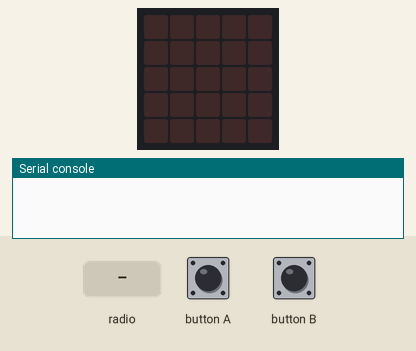
This program was run on a simulated BBC micro:bit (MakeCode). Shown: the board's 5×5 LED display, the last lines printed to the serial console. The test bench sets the inputs (shaded band). No radio messages arrive unless stated (any console line starting 'radio sent:' is added by the test bench).

Above: at 1.2 s.
1.3 s: radio message "smile" arrives
At 1.6 s:
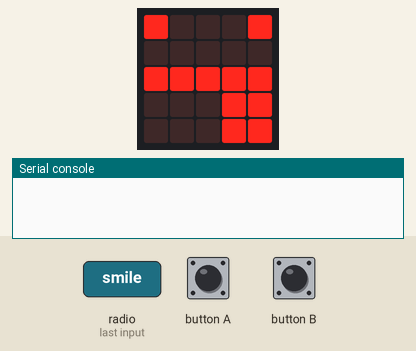
2.8 s: button A pressed for 0.15 s
At 3.4 s:
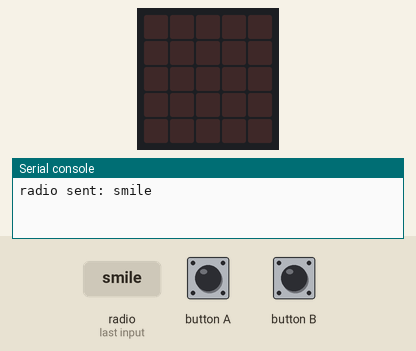
4.4 s: radio message "sad" arrives
At 5.1 s:
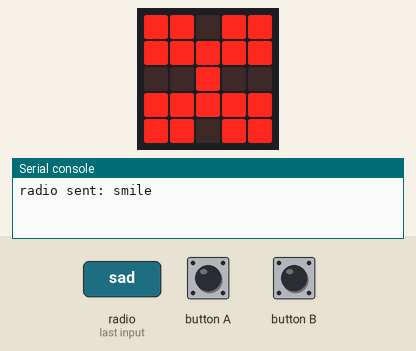
5.9 s: button B pressed for 0.15 s
At 7.0 s:
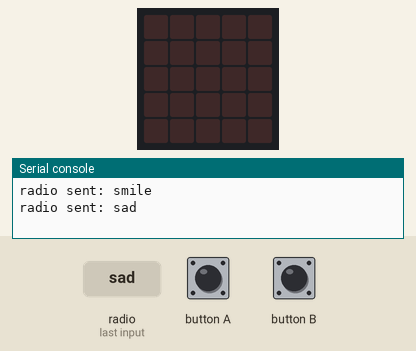
Timing chart, 0 to 8.5 s (numbered marks = the images above; inputs shaded):
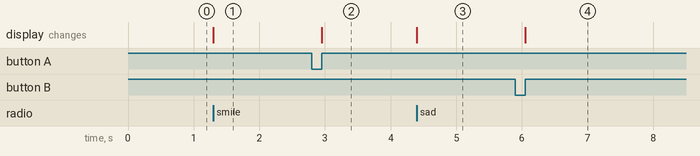

The program:

main.ts
```typescript
input.onButtonPressed(Button.A, function () {
    basic.clearScreen()
    radio.sendString("smile")
})
radio.onReceivedString(function (receivedString) {
    if (receivedString == "smile") {
        basic.showIcon(IconNames.Silly)
    } else if (receivedString == "sad") {
        basic.showIcon(IconNames.Butterfly)
    } else {

    }
})
input.onButtonPressed(Button.B, function () {
    basic.clearScreen()
    radio.sendString("sad")
})
radio.setGroup(69)
basic.forever(function () {

})
```

test.ts
```typescript
// aquí va el archivo "tests"; esto no se compilará cuando este paquete se utilice como una extensión.
```

Measured:
- after the input at 1.3 s, the display: changes at once (image 1)
- after the input at 2.8 s, the display: changes after 0.15 s (image 2)
- after the input at 4.4 s, the display: changes at once (image 3)
- after the input at 5.9 s, the display: changes after 0.15 s (image 4)
